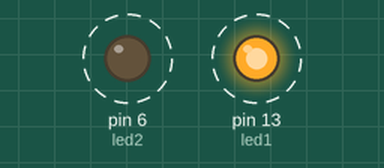
This sketch was run on a simulated Arduino Uno, built with avr-gcc and run on an emulated ATmega328P. On the bench: output pins drawn as LEDs (lit = HIGH). Dashed ring = blinking.

Above: at 0.06 s.
Timing chart, 0 to 3.0 s (numbered marks = the images above):
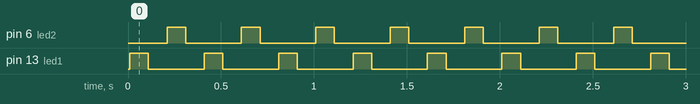

Measured:
- by itself, pin 6 (led2), pin 13 (led1): alternates HIGH for 0.10 s and LOW for 0.30 s

The sketch:

AlternateBlink1.ino
```cpp
int led1 = 13;
int led2 = 6;


void setup() {
  // put your setup code here, to run once:
  pinMode(led1,OUTPUT);
  pinMode(led2,OUTPUT);

}

void loop() {
  // put your main code here, to run repeatedly:

  delay(10);

  digitalWrite(led1,HIGH);
  delay(100);
  digitalWrite(led1,LOW);
  delay(100);

  digitalWrite(led2,HIGH);
  delay(100);
  digitalWrite(led2,LOW);
  delay(100-10);


}
```
